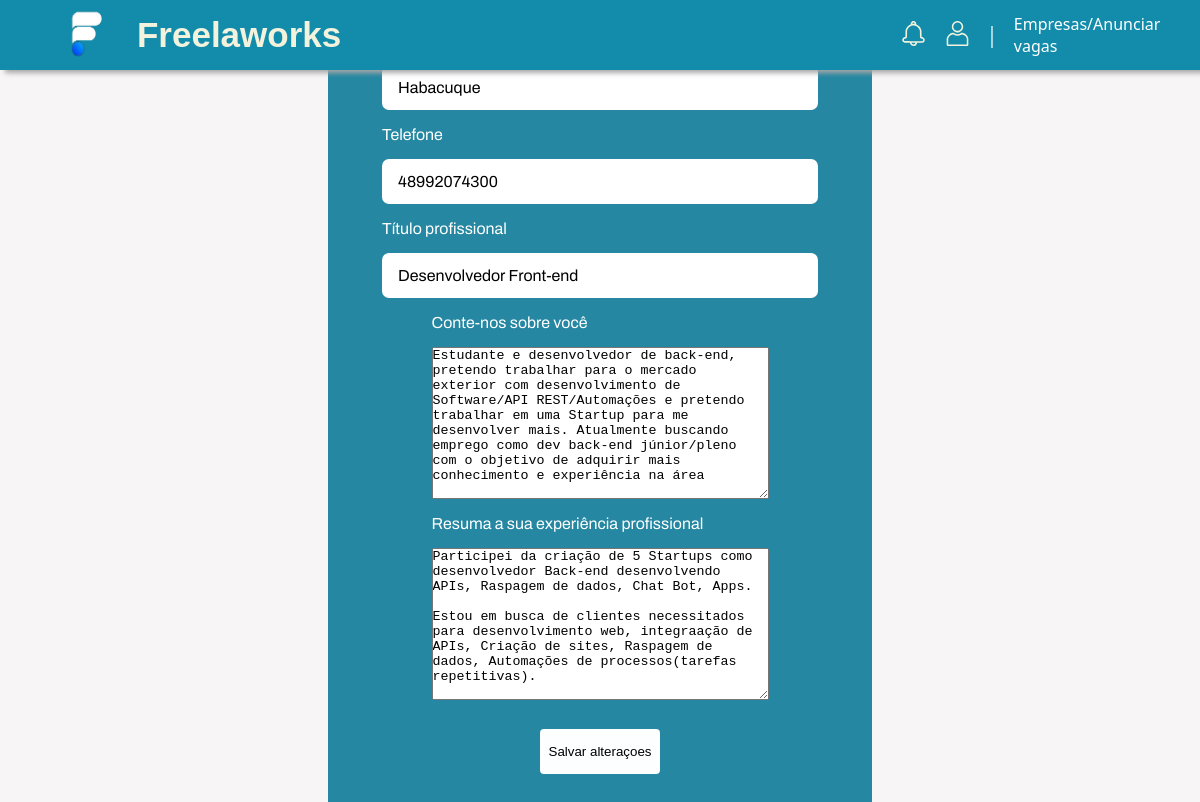
The page /editar-perfil/11QKJBN? (signed in) on the database its author committed.
### apps/usuarios/models.py (models this page shows, shortened)
class Resumo(models.Model):
    nome_completo = models.CharField(max_length=150, null=False, blank=False)
    telefone = models.CharField(max_length=20, null=False, blank=False)
    titulo_profissional = models.CharField(max_length=150, null=False, blank=False)
    descricao_pessoal = models.TextField(null=False, blank=False)
    resumo_experiencia_profissional = models.TextField(null=False, blank=False)
    usuario_edit = models.ForeignKey(
        to=User,
        on_delete=models.SET_NULL,
        null=True,
        blank=False,
        related_name="user_edit",
    )

### apps/usuarios/views/views.py (the view)
# urls.py: path("editar-perfil/<int:resumo_id>QKJBN?", editar_perfil, name="editar_perfil"),
def editar_perfil(request, resumo_id):
    user = request.user
    if not user.is_authenticated:
        messages.error(request, "Usuário não logado")
        return redirect('login')
    resumo = Resumo.objects.get(id=resumo_id)
    form = ResumoFormsSave(instance=resumo)
    if request.method == 'POST':
        form = ResumoFormsSave(request.POST, instance=resumo)
        if form.is_valid():
            form.save()
            messages.success(request, "Resumo editado com sucesso")
            return redirect('perfil', user)
    return render(request, 'usuarios/editar_resumo.html', {"form": form, "resumo_id": resumo_id})

### apps/usuarios/forms.py
class ResumoFormsSave(forms.ModelForm):
    class Meta:
        model = Resumo
        exclude = ['usuario_edit']
        labels = {
            'nome_completo' : 'Nome completo',
            'telefone' : 'Telefone',
            'titulo_profissional' : 'Título profissional',
            'descricao_pessoal' : 'Conte-nos sobre você',
            'resumo_experiencia_profissional' : 'Resuma a sua experiência profissional'
        }
        widgets = {
            'nome_completo': forms.TextInput(attrs={'class': 'campo-user'}),
            'telefone': forms.TextInput(attrs={'class': 'campo-user'}),
            'titulo_profissional': forms.TextInput(attrs={'class': 'campo-user'}),
            'descricao_pessoal': forms.Textarea(attrs={'class': 'descricao-pessoal'}),
            'resumo_experiencia_profissional': forms.Textarea(attrs={'class': 'resumo-experiencia'}),
        }

### templates/usuarios/editar_resumo.html (shortened to what this page needs)
{% extends 'partials/base.html' %}
{% load static %}
{% block content %}
<section class="section-editar-resumo">
    <form action="{% url 'editar_perfil' resumo_id %}" method="post">
        <div class="login">
            {% for field in form.visible_fields %}
            <div class="form-group">
                <label class="form-label" for="{{ field.id_for_label }}">{{field.label}}</label>
                {{ field }}
            </div>
            {% endfor %}
            <div>
                <button class="btn" style="margin-top: 1em;" type="submit">Salvar alteraçoes</button>
            </div>
        </div>
    </form>
</section>
{% endblock %}

### setup/static/styles/style.css (style rules this page uses)
* { margin: 0; padding: 0; }
:root { --destaque: #00B1FD; --texto: #F2F2DD; --white: #ffffff; --fundo-header: #128caa; --primaria: #128caa; --secundaria: #0e7b99e5; --terciaria: #096b87; --quaternaria: #055a76; --quinta: #004964; }
body { background-color: #f7f5f5 }

### setup/static/styles/partials/header.css (style rules this page uses)
:root { --destaque: #00B1FD; --texto: #ffffff; --white: #ffffff; --fundo-header: #128caa; }

### setup/static/styles/login/login.css (style rules this page uses)
.login { display: flex; align-items: center; flex-direction: column; border-radius: 7px; background-color: var(--secundaria); padding: 2em; width: 60vh; }
.form-group { display: flex; align-items: left; flex-direction: column; gap: 1em; margin-bottom: 16px; }
.form-label { color: white; font-family: 'Archivo', sans-serif; font-size: 16px; }
.campo-user { font-family: 'Archivo', sans-serif; outline: unset; border:none; font-size: 16px; padding-left: 16px; width: 420px; height: 45px; border-radius: 7px; }
.btn { background-color: #fdfeff; color: rgb(0, 0, 0); height:45px; width: 120px; padding: 6px; border: none; border-radius: 4px; margin-bottom: 1em; }

### setup/static/styles/buscar.css (style rules this page uses)
form { display: flex; align-items: column; justify-content: center; flex-direction: row; }

### setup/static/styles/partials/loader.css (style rules this page uses)
body { background-color: rgb(255, 255, 255); }
* { margin: 0; padding: 0; }

### rows shown on the page
Resumo: visible_fields "Habacuque" "48992074300" "Desenvolvedor Front-end" "Estudante e desenvolvedor de back-end, pretendo trabalhar para o mercado exterior com desenvolvimento de Software/API REST/Automações e pretendo trabalhar em uma Startup para me desenvolver mais. Atualmente buscando emprego como dev back-end júnior/pleno com o objetivo de adquirir mais conhecimento e experiência na área" "Participei da criação de 5 Startups como desenvolvedor Back-end desenvolvendo APIs, Raspagem de dados, Chat Bot, Apps. Estou em busca de clientes necessitados para desenvolvimento web, integraação de APIs, Criação de sites, Raspagem de dados, Automações de processos(tarefas repetitivas)."

### other values the page prints
{{ field.label }} "Telefone" "Título profissional" "Conte-nos sobre você" "Resuma a sua experiência profissional"
